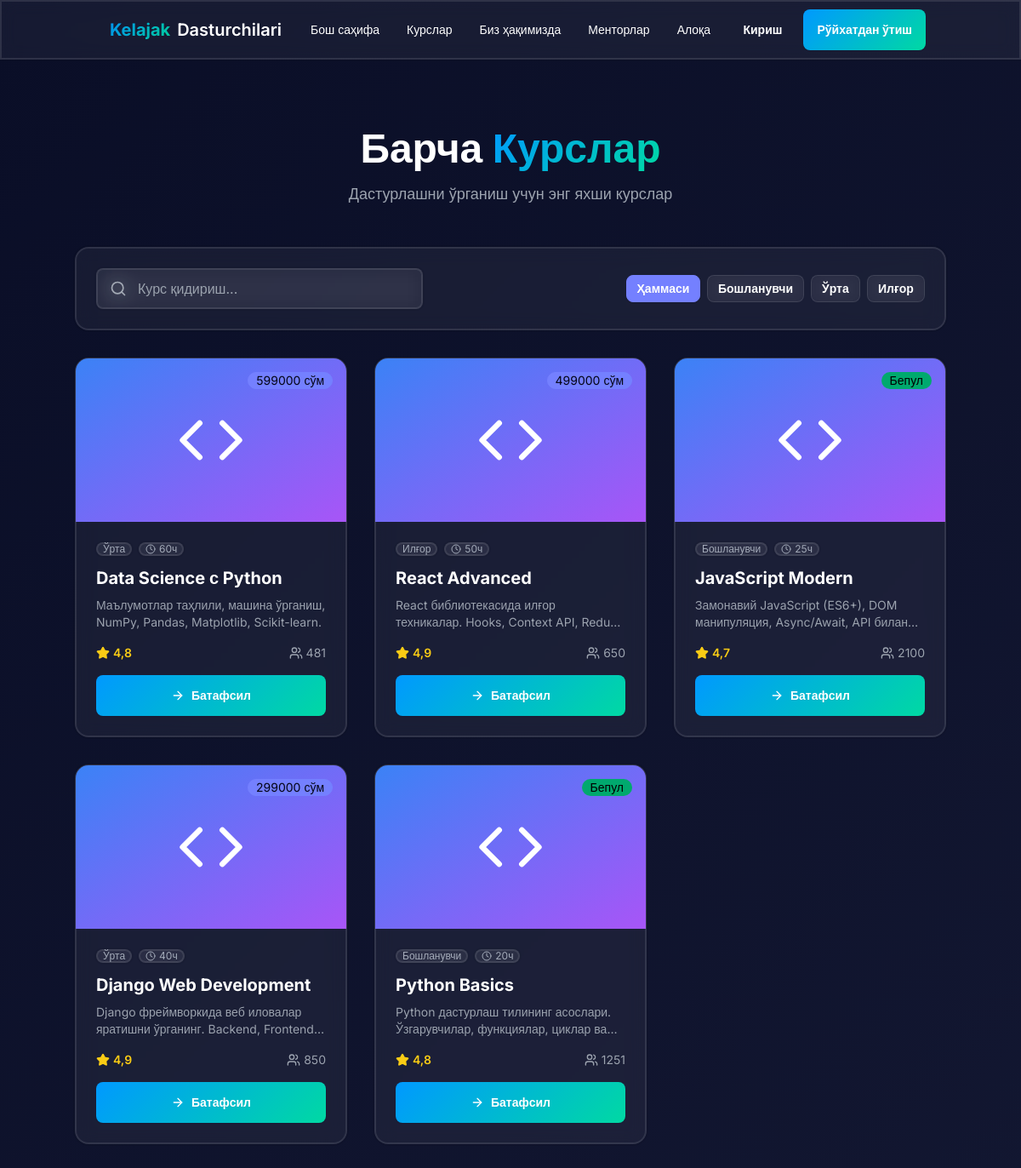
Page /courses/ on the committed database.
### courses/models.py (models this page shows, shortened)
class Course(models.Model):
    LEVEL_CHOICES = (
        ('beginner', 'Бошланувчи'),
        ('intermediate', 'Ўрта'),
        ('advanced', 'Илғор'),
    )
    title = models.CharField(max_length=200, verbose_name='Номи')
    slug = models.SlugField(unique=True, blank=True)
    description = models.TextField(verbose_name='Тавсиф')
    thumbnail = models.ImageField(upload_to='courses/', blank=True, null=True, verbose_name='Расм')
    level = models.CharField(max_length=20, choices=LEVEL_CHOICES, default='beginner', verbose_name='Даража')
    duration_hours = models.IntegerField(default=0, verbose_name='Давомийлик (соат)')
    is_free = models.BooleanField(default=False, verbose_name='Бепулми?')
    price = models.DecimalField(max_digits=10, decimal_places=2, default=0, verbose_name='Нарх')
    students_count = models.IntegerField(default=0, verbose_name='Талабалар сони')
    rating = models.FloatField(default=0.0, verbose_name='Рейтинг')
    is_published = models.BooleanField(default=False, verbose_name='Чоп этилганми?')
    created_at = models.DateTimeField(auto_now_add=True)
    updated_at = models.DateTimeField(auto_now=True)
    class Meta:
        verbose_name = 'Курс'
        verbose_name_plural = 'Курслар'
        ordering = ['-created_at']

### courses/views.py (the view)
# urls.py: path('', views.course_list, name='course_list'),
def course_list(request):
    courses = Course.objects.filter(is_published=True).order_by('-created_at')
    level = request.GET.get('level')
    if level:
        courses = courses.filter(level=level)
    search = request.GET.get('search')
    if search:
        courses = courses.filter(title__icontains=search)
    context = {
        'courses': courses,
        'selected_level': level,
        'search_query': search,
    }
    return render(request, 'courses/course_list.html', context)

### templates/courses/course_list.html (shortened to what this page needs)
{% extends 'base.html' %}
{% block content %}
<section class="min-h-screen px-4 py-20">
    <div class="container mx-auto">
        <div class="text-center mb-12" data-aos="fade-up">
            <h1 class="text-4xl md:text-5xl font-bold text-white mb-4">
                Барча <span class="gradient-text">Курслар</span>
            </h1>
            <p class="text-gray-400 text-lg max-w-2xl mx-auto">
                Дастурлашни ўрганиш учун энг яхши курслар
            </p>
        </div>
        <div class="glass rounded-2xl p-6 mb-8" data-aos="fade-up">
            <div class="flex flex-col md:flex-row gap-4 items-center justify-between">
                <div class="w-full md:w-96">
                    <form method="GET" action="{% url 'course_list' %}">
                        <div class="relative">
                            <span class="absolute inset-y-0 left-0 flex items-center pl-4">
                                <i data-lucide="search" class="w-5 h-5 text-gray-400"></i>
                            </span>
                            <input
                                type="text"
                                name="search"
                                value="{{ search_query|default:'' }}"
                                placeholder="Курс қидириш..."
                                class="input input-bordered w-full pl-12 glass text-white"
                            >
                        </div>
                    </form>
                </div>
                <div class="flex gap-2">
                    <a href="{% url 'course_list' %}"
                       class="btn btn-sm {% if not selected_level %}btn-primary{% else %}glass{% endif %} text-white">
                        Ҳаммаси
                    </a>
                    <a href="?level=beginner"
                       class="btn btn-sm {% if selected_level == 'beginner' %}btn-primary{% else %}glass{% endif %} text-white">
                        Бошланувчи
                    </a>
                    <a href="?level=intermediate"
                       class="btn btn-sm {% if selected_level == 'intermediate' %}btn-primary{% else %}glass{% endif %} text-white">
                        Ўрта
                    </a>
                    <a href="?level=advanced"
                       class="btn btn-sm {% if selected_level == 'advanced' %}btn-primary{% else %}glass{% endif %} text-white">
                        Илғор
                    </a>
                </div>
            </div>
        </div>
        {% if courses %}
            <div class="grid grid-cols-1 md:grid-cols-2 lg:grid-cols-3 gap-8">
                {% for course in courses %}
                <div class="glass rounded-2xl overflow-hidden hover:scale-105 transition-all" data-aos="fade-up">
                    <div class="h-48 bg-gradient-to-br from-blue-500 to-purple-500 relative overflow-hidden">
                        {% if course.thumbnail %}
                            <img src="{{ course.thumbnail.url }}" alt="{{ course.title }}" class="w-full h-full object-cover">
                        {% else %}
                            <div class="w-full h-full flex items-center justify-center">
                                <i data-lucide="code" class="w-20 h-20 text-white"></i>
                            </div>
                        {% endif %}
                        {% if course.is_free %}
                            <div class="badge badge-success absolute top-4 right-4">Бепул</div>
                        {% else %}
                            <div class="badge badge-primary absolute top-4 right-4">{{ course.price|floatformat:0 }} сўм</div>
                        {% endif %}
                    </div>
                    <div class="p-6">
                        <div class="flex items-center gap-2 mb-3">
                            <div class="badge badge-sm glass">
                                {% if course.level == 'beginner' %}
                                    Бошланувчи
                                {% elif course.level == 'intermediate' %}
                                    Ўрта
                                {% else %}
                                    Илғор
                                {% endif %}
                            </div>
                            <div class="badge badge-sm glass">
                                <i data-lucide="clock" class="w-3 h-3 mr-1"></i>
                                {{ course.duration_hours }}ч
                            </div>
                        </div>
                        <h3 class="text-xl font-bold text-white mb-2">{{ course.title }}</h3>
                        <p class="text-gray-400 text-sm mb-4 line-clamp-2">{{ course.description }}</p>
                        <div class="flex items-center justify-between mb-4">
                            <div class="flex items-center gap-1 text-yellow-400">
                                <i data-lucide="star" class="w-4 h-4 fill-current"></i>
                                <span class="text-sm font-semibold">{{ course.rating }}</span>
                            </div>
                            <div class="flex items-center gap-1 text-gray-400">
                                <i data-lucide="users" class="w-4 h-4"></i>
                                <span class="text-sm">{{ course.students_count }}</span>
                            </div>
                        </div>
                        <a href="{% url 'course_detail' course.slug %}" class="btn btn-primary-custom w-full text-white">
                            <i data-lucide="arrow-right" class="w-4 h-4"></i>
                            Батафсил
                        </a>
                    </div>
                </div>
                {% endfor %}
            </div>
        {% endif %}
    </div>
</section>
{% endblock %}

### templates/base.html (style rules this page uses)
* { font-family: 'Inter', sans-serif; }
:root { --primary: #0099FF; --secondary: #00D9A3; --accent: #FF6B6B; --dark: #0A0E27; }
body { background: linear-gradient(135deg, #0A0E27 0%, #1a1f3a 100%); min-height: 100vh; }
.gradient-text { background: linear-gradient(135deg, #0099FF 0%, #00D9A3 100%); -webkit-background-clip: text; -webkit-text-fill-color: transparent; background-clip: text; }
.glass { background: rgba(255, 255, 255, 0.05); backdrop-filter: blur(10px); border: 1px solid rgba(255, 255, 255, 0.1); }
.btn-primary-custom { background: linear-gradient(135deg, #0099FF 0%, #00D9A3 100%); border: none; transition: all 0.3s ease; }

### rows in the picture
Course: price "599000", level "Ўрта", duration_hours "60", title "Data Science с Python", description "Маълумотлар таҳлили, машина ўрганиш, NumPy, Pandas, Matplotlib, Scikit-learn.", rating "4,8", students_count "481"
Course: price "499000", level "Илғор", duration_hours "50", title "React Advanced", description "React библиотекасида илғор техникалар. Hooks, Context API,…", rating "4,9", students_count "650"
Course: is_free "Бепул", level "Бошланувчи", duration_hours "25", title "JavaScript Modern", description "Замонавий JavaScript (ES6+), DOM манипуляция, Async/Await, API…", rating "4,7", students_count "2100"
Course: price "299000", level "Ўрта", duration_hours "40", title "Django Web Development", description "Django фреймворкида веб иловалар яратишни ўрганинг. Backend,…", rating "4,9", students_count "850"
Course: is_free "Бепул", level "Бошланувчи", duration_hours "20", title "Python Basics", description "Python дастурлаш тилининг асослари. Ўзгарувчилар, функциялар, циклар…", rating "4,8", students_count "1251"
